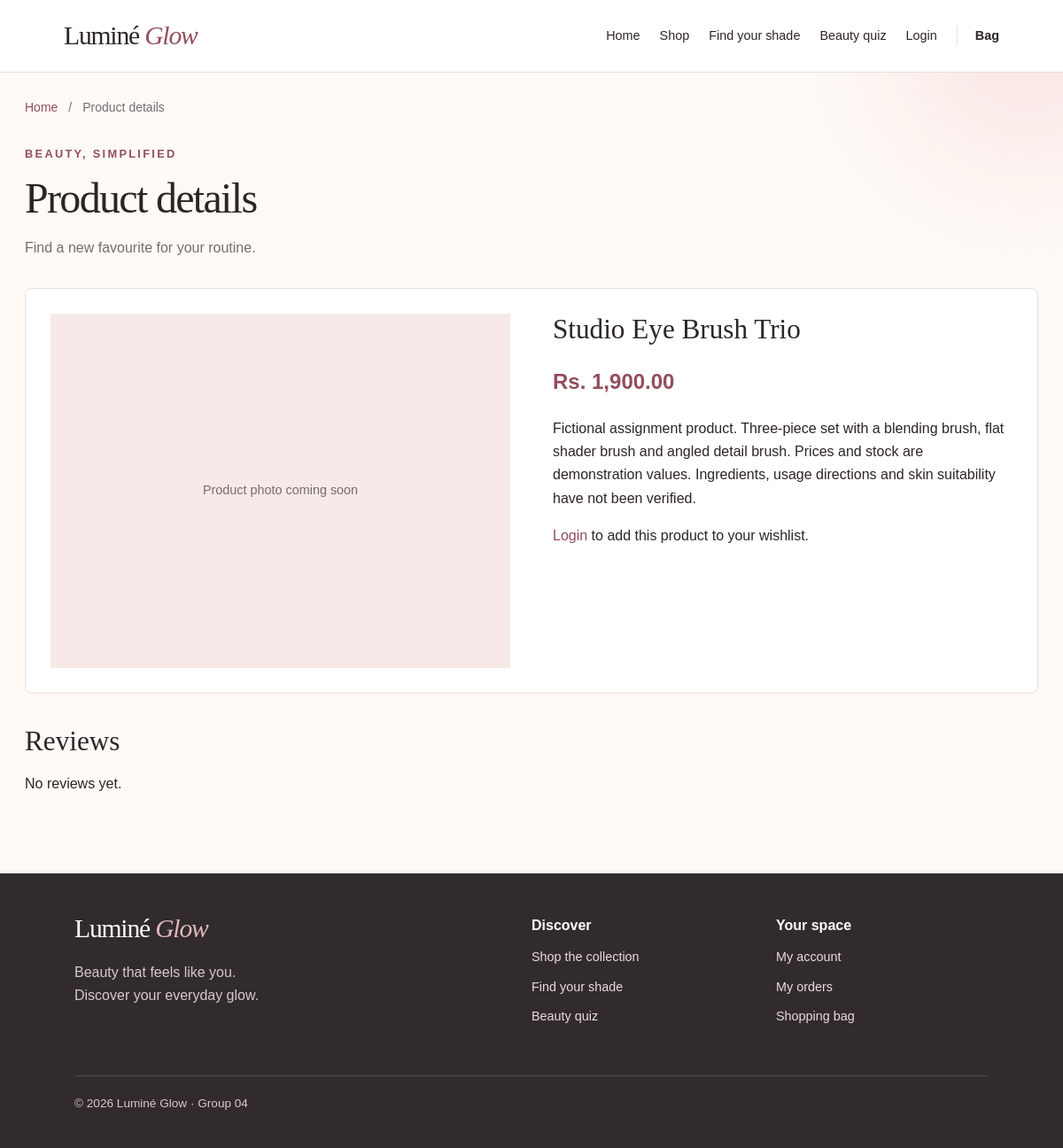
The page /modules/products/product.php?id=48 on the database as committed earlier.
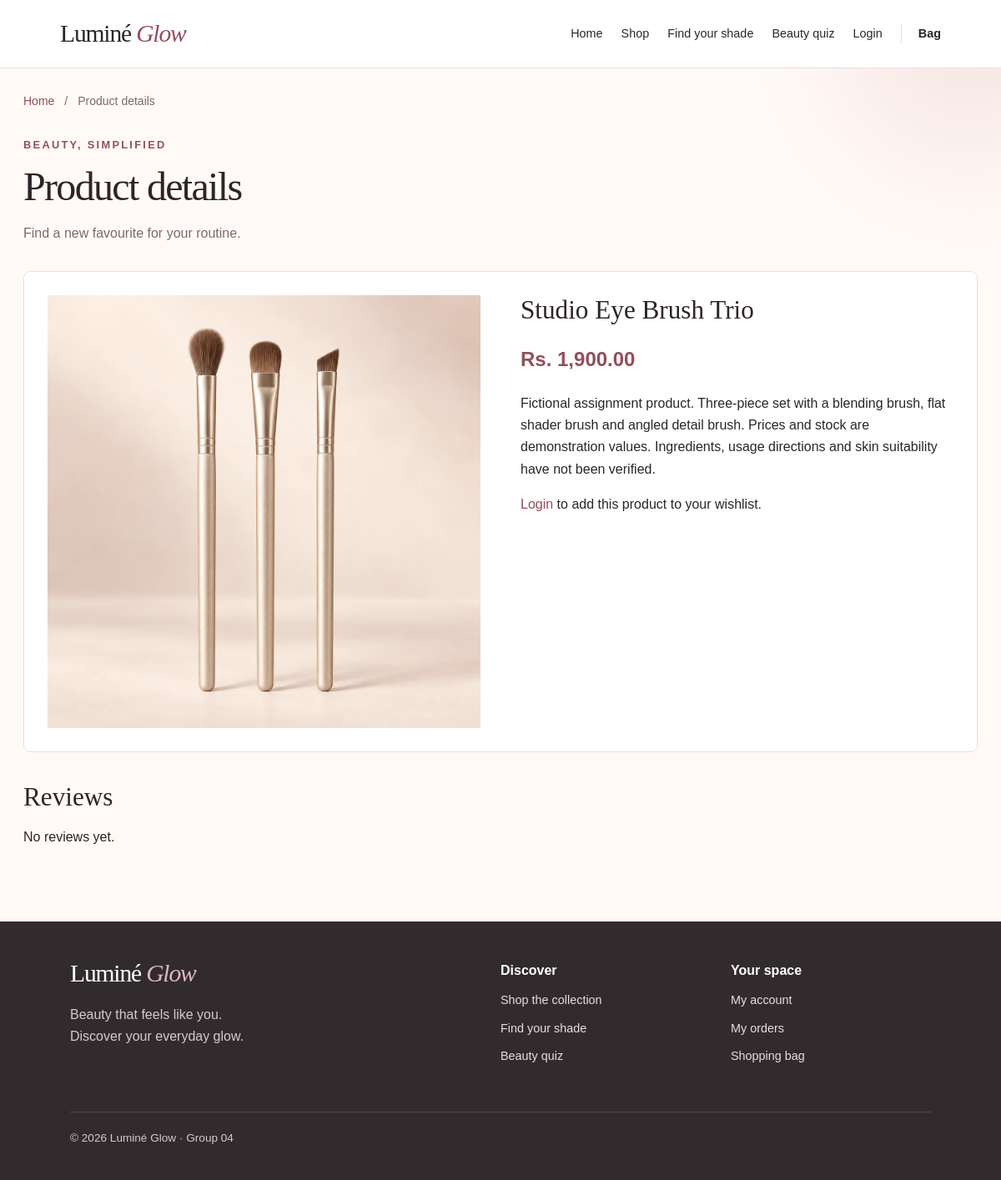
The same page on the database as committed later.
### tables this page shows
CREATE TABLE Product (
    product_id INT AUTO_INCREMENT PRIMARY KEY,

    product_name VARCHAR(150) NOT NULL,
    price DECIMAL(10,2) NOT NULL,
    stock INT NOT NULL DEFAULT 0,

    category_id INT,
    brand_id INT,

    image VARCHAR(255),
    description TEXT,

    skin_tone VARCHAR(50),
    skin_type VARCHAR(50),

    sub_category VARCHAR(100) DEFAULT NULL,
    product_type VARCHAR(100) DEFAULT NULL,

    sku VARCHAR(50) DEFAULT NULL,
    barcode VARCHAR(50) DEFAULT NULL,
    short_description VARCHAR(255) DEFAULT NULL,

    ingredients TEXT,
    how_to_use TEXT,
    warnings TEXT,

    finish VARCHAR(50) DEFAULT NULL,
    coverage VARCHAR(50) DEFAULT NULL,

    FOREIGN KEY (category_id)
        REFERENCES Category(category_id),

    FOREIGN KEY (brand_id)
        REFERENCES Brand(brand_id)
);

### modules/products/product.php (called while the page is built, shortened)
<?php
require_once __DIR__ . '/../../config/db.php';
require_once __DIR__ . '/../../includes/auth.php';
$id = $_GET['id'] ?? 0;
$stmt = $pdo->prepare(
    "SELECT * FROM Product WHERE product_id = ?"
);
$stmt->execute([$id]);
$product = $stmt->fetch();
require_once __DIR__ . '/../../includes/header.php';
require __DIR__ . '/../../views/products/product.view.php';
require_once __DIR__ . '/../../includes/footer.php';

### config/paths.php (called while the page is built, shortened)
<?php
function lg_url($path = '')
{
    return LG_BASE_PATH . '/' . ltrim((string) $path, '/');
}
function lg_image_url(array $product)
{
    $value = trim((string) ($product['image'] ?? ''));
    if ($value === '') {
        $value = trim((string) ($product['image_url'] ?? ''));
    }
    if ($value === '') {
        return '';
    }
    $value = str_replace('\\', '/', $value);
    $value = preg_replace(
        '~^(?:(?:\./|\.\./)+)(?=(?:assets|uploads)/)~',
        '',
        $value
    );
    if (strpos($value, '/') === false) {
        return lg_url('assets/images/products/' . $value);
    }
    return lg_url($value);
}

### includes/auth.php (called while the page is built, shortened)
<?php
require_once __DIR__ . '/../config/paths.php';
function is_logged_in()
{
    return isset($_SESSION['user']);
}

### views/products/product.view.php (the view, shortened to what the changed rows need)
<?php
$displayImage = lg_image_url($product);
$productId = (int) $product['product_id'];
?>
<section class="product-detail">
    <?php if ($displayImage !== ''): ?>
        <img
            src="<?= htmlspecialchars(
                $displayImage,
                ENT_QUOTES,
                'UTF-8'
            ) ?>"
            alt="<?= htmlspecialchars(
                $product['product_name'],
                ENT_QUOTES,
                'UTF-8'
            ) ?>"
        >
    <?php else: ?>
        <div class="image-missing">
            Product photo coming soon
        </div>
    <?php endif; ?>
    <div>
        <h2>
            <?= htmlspecialchars(
                $product['product_name'],
                ENT_QUOTES,
                'UTF-8'
            ) ?>
        </h2>
        <p class="price">
            Rs.
            <?= number_format(
                (float) $product['price'],
                2
            ) ?>
        </p>
        <p>
            <?= nl2br(
                htmlspecialchars(
                    $product['description'] ?? '',
                    ENT_QUOTES,
                    'UTF-8'
                )
            ) ?>
        </p>
        <?php if (is_logged_in()): ?>
            <form
                method="post"
                action="<?= htmlspecialchars(
                    lg_url('/modules/cart/cart.php'),
                    ENT_QUOTES,
                    'UTF-8'
                ) ?>"
            >
                <input
                    type="hidden"
                    name="product_id"
                    value="<?= $productId ?>"
                >
                <?php if (!empty($variants)): ?>
                    <label>
                        Variant
                        <select name="variant_id">
                            <?php foreach ($variants as $variant): ?>
                                <option
                                    value="<?= (int) $variant['variant_id'] ?>"
                                >
                                    <?= htmlspecialchars(
                                        trim(
                                            ($variant['shade'] ?? '') .
                                            ' ' .
                                            ($variant['size'] ?? '')
                                        ),
                                        ENT_QUOTES,
                                        'UTF-8'
                                    ) ?>
                                    —
                                    Rs.
                                    <?= number_format(
                                        (float) (
                                            $variant['price']
                                            ?: $product['price']
                                        ),
                                        2
                                    ) ?>
                                    (
                                    <?= (int) $variant['stock'] ?>
                                    in stock)
                                </option>
                            <?php endforeach; ?>
                        </select>
                    </label>
                <?php endif; ?>
                <label>
                    Quantity
                    <input
                        type="number"
                        name="quantity"
                        value="1"
                        min="1"
                    >
                </label>
                <button
                    type="submit"
                    name="add_to_cart"
                >
                    Add to Cart
                </button>
            </form>
            <form
              method="post"
              action="<?= htmlspecialchars(
              lg_url('/modules/orders/wishlist.php'),
              ENT_QUOTES,
              'UTF-8'
            ) ?>"
>
    <input
        type="hidden"
        name="csrf_token"
        value="<?= htmlspecialchars(
            csrf_token(),
            ENT_QUOTES,
            'UTF-8'
        ) ?>"
    >
    <input
        type="hidden"
        name="product_id"
        value="<?= (int) $productId ?>"
    >
    <button
        type="submit"
        name="add_wishlist"
        value="1"
    >
        ♡ Add to Wishlist
    </button>
</form>
        <?php else: ?>
            <p>
                <a
                    href="<?= htmlspecialchars(
                        lg_url('/modules/auth/login.php'),
                        ENT_QUOTES,
                        'UTF-8'
                    ) ?>"
                >
                </a>
                to add this product to your wishlist.
            </p>
        <?php endif; ?>
    </div>
</section>
<section class="reviews">
    <h2>Reviews</h2>
</section>

Rows that differ between the two databases and show on the page:
changed product "Studio Eye Brush Trio": image: picture added
Other text that changed with them:
text no longer shown: "Product photo coming soon"
